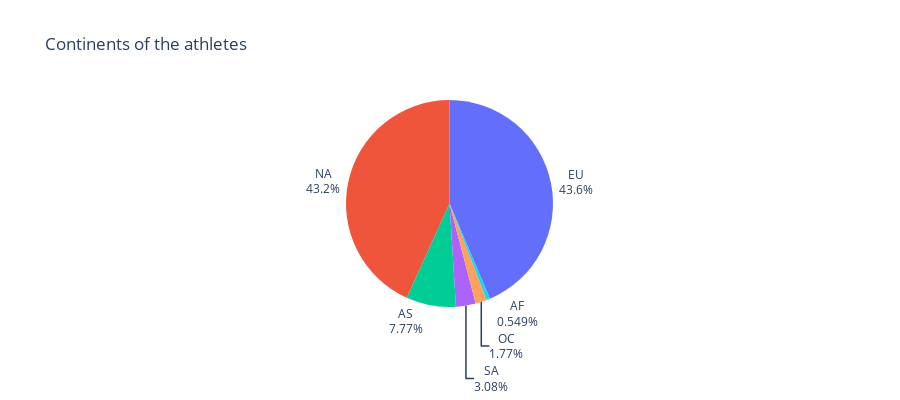

Write notebook code for a chart like this one.
### Code cell
fig = px.pie(ct_pct, values='percentage', names='continent', labels='percentage',
             title='Continents of the athletes', height=400)
fig.update_traces(textposition='outside', textinfo='percent+label')
fig.update_layout(showlegend=False)
fig.show()

### Figure 1 — Plotly figure (JSON) as saved in the notebook; plotly's stock layout.template omitted (floating-point values rounded to 4 significant figures)
{"data": [{"domain": {"x": [0, 1], "y": [0, 1]}, "hovertemplate": "continent=%{label}<br>percentage=%{value}<extra></extra>", "labels": ["EU", "NA", "AS", "SA", "OC", "AF"], "legendgroup": "", "name": "", "showlegend": true, "textinfo": "percent+label", "textposition": "outside", "type": "pie", "values": [43.6, 43.24, 7.765, 3.079, 1.774, 0.5487]}], "layout": {"height": 400, "legend": {"tracegroupgap": 0}, "showlegend": false, "title": {"text": "Continents of the athletes"}}}
